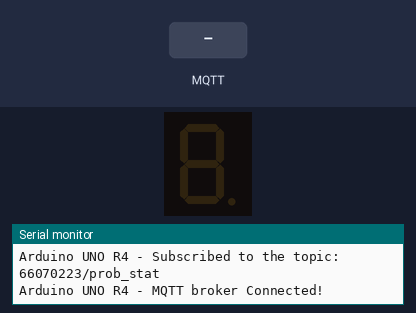
Simulated run of this sketch. Board: Arduino Uno R4 WiFi. Shown: 1-digit seven-segment display, the last lines printed to the serial monitor. Wiring (inferred from the names in the program): 1-digit 7-segment display, segments lit when HIGH: segments D2, D3, D4, D5, D6, D7, D8. The test bench sets the inputs (shaded band). WiFi joins after 1.5 s; servers stay silent unless stated; no MQTT or app messages arrive unless stated; the segment pins are drawn as the display they are named for.

Above: at 12.7 s.
12.8 s: MQTT message "5" arrives on the first subscribed topic
At 13.9 s:
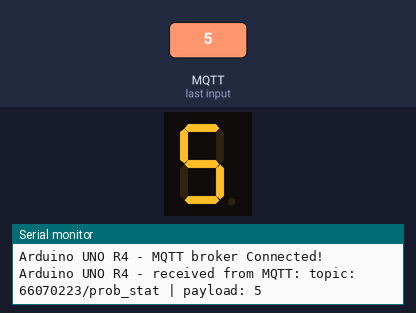
14.3 s: MQTT message "on" arrives on the first subscribed topic
At 15.1 s:
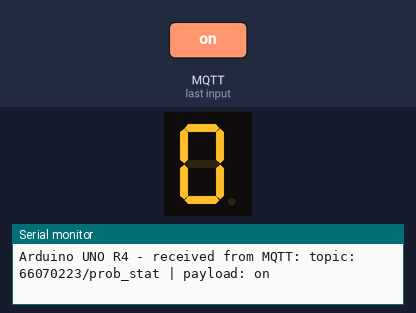
15.8 s: MQTT message "90" arrives on the first subscribed topic
At 16.2 s:
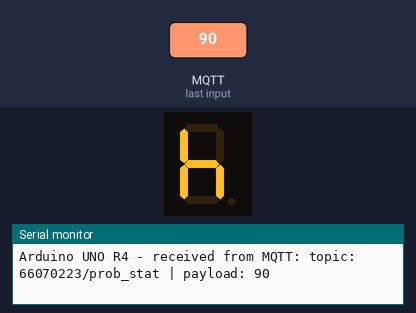
17.3 s: MQTT message "200" arrives on the first subscribed topic
At 18.5 s:
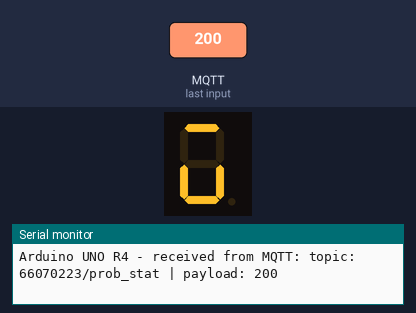
18.8 s: MQTT message "1" arrives on the first subscribed topic
At 19.7 s:
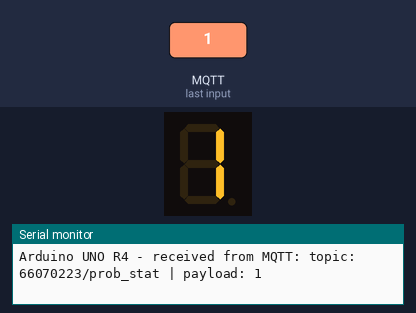
20.3 s: MQTT message "0" arrives on the first subscribed topic
At 20.8 s:
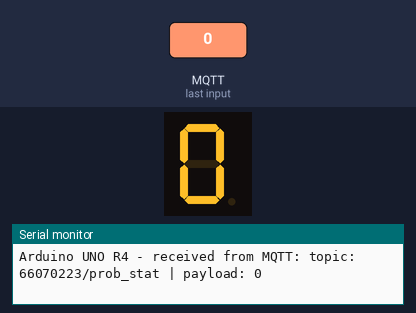
Timing chart, 0 to 22.8 s (numbered marks = the images above; inputs shaded):
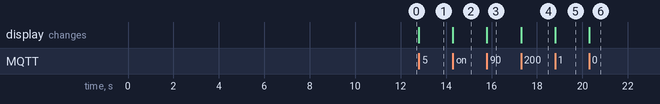

The sketch:

Segment.ino
```cpp
/*
 *
 * This Arduino UNO R4 code is made available for public use without any restriction
 *
 */

#include <WiFiS3.h>
#include <MQTTClient.h>

const char WIFI_SSID[] = ";-;";          // CHANGE TO YOUR WIFI SSID
const char WIFI_PASSWORD[] = "23092547";  // CHANGE TO YOUR WIFI PASSWORD

const char MQTT_BROKER_ADRRESS[] = "phycom.it.kmitl.ac.th";  // CHANGE TO MQTT BROKER'S ADDRESS
const int MQTT_PORT = 1883;
const char MQTT_CLIENT_ID[] = "Yumezuki";  // CHANGE IT AS YOU DESIRE
const char MQTT_USERNAME[] = "";                                            // CHANGE IT IF REQUIRED, empty if not required
const char MQTT_PASSWORD[] = "";                                            // CHANGE IT IF REQUIRED, empty if not required

// The MQTT topics that Arduino should publish/subscribe
const char PUBLISH_TOPIC[] = "66070223/prob_stat";
const char SUBSCRIBE_TOPIC[] = "66070223/prob_stat";

// const int PUBLISH_INTERVAL = 5 * 1000;  // 25 seconds

int num_array[10][7] = {  { 1,1,1,1,1,1,0 },    // 0
                          { 0,1,1,0,0,0,0 },    // 1
                          { 1,1,0,1,1,0,1 },    // 2
                          { 1,1,1,1,0,0,1 },    // 3
                          { 0,1,1,0,0,1,1 },    // 4
                          { 1,0,1,1,0,1,1 },    // 5
                          { 1,0,1,1,1,1,1 },    // 6
                          { 1,1,1,0,0,0,0 },    // 7
                          { 1,1,1,1,1,1,1 },    // 8
                          { 1,1,1,0,0,1,1 }
                       };   // 9

const int segment_a = 2;
const int segment_b = 3;
const int segment_c = 4;
const int segment_d = 5;
const int segment_e = 6;
const int segment_f = 7;
const int segment_g = 8;

WiFiClient network;
MQTTClient mqtt = MQTTClient(256);

unsigned long lastPublishTime = 0;

void setup() {
  Serial.begin(9600);

  pinMode(segment_a, OUTPUT);
  pinMode(segment_b, OUTPUT);
  pinMode(segment_c, OUTPUT);
  pinMode(segment_d, OUTPUT);
  pinMode(segment_e, OUTPUT);
  pinMode(segment_f, OUTPUT);
  pinMode(segment_g, OUTPUT);

  int status = WL_IDLE_STATUS;
  while (status != WL_CONNECTED) {
    Serial.print("Arduino UNO R4 - Attempting to connect to SSID: ");
    Serial.println(WIFI_SSID);
    // Connect to WPA/WPA2 network. Change this line if using open or WEP network:
    status = WiFi.begin(WIFI_SSID, WIFI_PASSWORD);

    // wait 10 seconds for connection:
    delay(10000);
  }
  // print your board's IP address:
  Serial.print("IP Address: ");
  Serial.println(WiFi.localIP());

  connectToMQTT();
}

void loop() {
  mqtt.loop();
  // sendToMQTT();
}

void displayDigit(int digit) {
  // Set each segment according to the num_array for the given digit
  digitalWrite(segment_a, num_array[digit][0]);
  digitalWrite(segment_b, num_array[digit][1]);
  digitalWrite(segment_c, num_array[digit][2]);
  digitalWrite(segment_d, num_array[digit][3]);
  digitalWrite(segment_e, num_array[digit][4]);
  digitalWrite(segment_f, num_array[digit][5]);
  digitalWrite(segment_g, num_array[digit][6]);
}

void connectToMQTT() {
  // Connect to the MQTT broker
  mqtt.begin(MQTT_BROKER_ADRRESS, MQTT_PORT, network);

  // Create a handler for incoming messages
  mqtt.onMessage(messageHandler);

  Serial.print("Arduino UNO R4 - Connecting to MQTT broker");

  while (!mqtt.connect(MQTT_CLIENT_ID, MQTT_USERNAME, MQTT_PASSWORD)) {
    Serial.print(".");
    delay(100);
  }
  Serial.println();

  if (!mqtt.connected()) {
    Serial.println("Arduino UNO R4 - MQTT broker Timeout!");
    return;
  }

  // Subscribe to a topic, the incoming messages are processed by messageHandler() function
  if (mqtt.subscribe(SUBSCRIBE_TOPIC))
    Serial.print("Arduino UNO R4 - Subscribed to the topic: ");
  else
    Serial.print("Arduino UNO R4 - Failed to subscribe to the topic: ");

  Serial.println(SUBSCRIBE_TOPIC);
  Serial.println("Arduino UNO R4 - MQTT broker Connected!");
}

void sendToMQTT() {

  // int val = millis();
  // int val = analogRead(A0);
  // String val_str = String(val);

  int sensorValue = analogRead(A0); // อ่านค่าเซนเซอร์
  float voltage = sensorValue * (5.0 / 1023.0); // แปลงค่า Analog เป็น Voltage
  float temperatureC = voltage * 100; // แปลง Voltage เป็น อุณหภูมิ (Celsius)

  String temperature_str = String(temperatureC, 2); // ทศนิยม 2 ตำแหน่ง

  // delay(1000); // หน่วงเวลา 1 วินาที

  // Convert the string to a char array for MQTT publishing
  char messageBuffer[10];
  temperature_str.toCharArray(messageBuffer, 10);
  // val_str.toCharArray(messageBuffer, 10);

  // Publish the message to the MQTT topic
  mqtt.publish(PUBLISH_TOPIC, messageBuffer);

  // Print debug information to the Serial Monitor in one line
  Serial.println("Arduino UNO R4 - sent to MQTT: topic: " + String(PUBLISH_TOPIC) + " | payload: " + String(messageBuffer));
}

void messageHandler(String &topic, String &payload) {
  Serial.println("Arduino UNO R4 - received from MQTT: topic: " + topic + " | payload: " + payload);

  int val = payload.toInt();

  displayDigit(val);
  delay(1000);

  // You can process the incoming data , then control something
  /*
  process something
  */
}
```

Measured:
- after the input at 12.8 s, the display: changes at once (image 1)
- after the input at 14.3 s, the display: changes at once (image 2)
- after the input at 15.8 s, the display: changes at once (image 3)
- after the input at 17.3 s, the display: changes at once (image 4)
- after the input at 18.8 s, the display: changes at once (image 5)
- after the input at 20.3 s, the display: changes at once (image 6)
